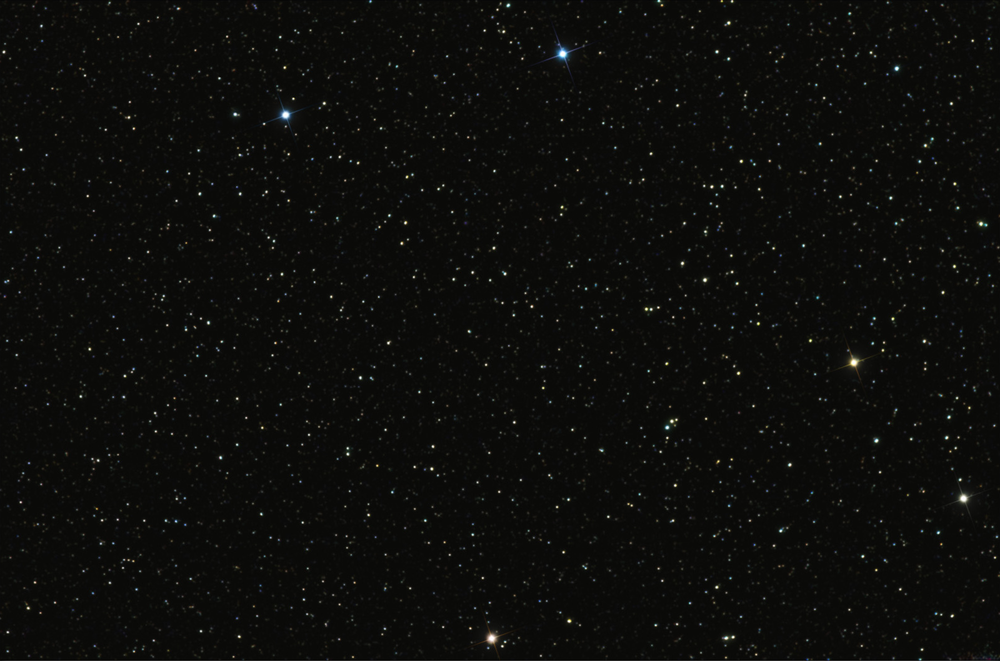
#> input picture StarMap.png, 1000 x 661 px, shrunk from 1600 x 1057 before the run
$ jupyter execute 'template matching.ipynb'
#> lines starting #> are read from the running program, lines starting #| are printed output that depends on the picture; after the words box and inside, x2 and y2 are one past the last pixel; in counts of white or black regions, pixels touching at a corner belong together
# Template Matching Berk Mehmet Gürlek

## Simple Brute Force Template Matching Algorithm

[cell 1]
import numpy as np
import cv2
from matplotlib import pyplot as plt
import imutils

# Template Matching for image that is not rotated

[cell 2]
starMap = cv2.imread('StarMap.png') # original image
#> starMap is the input picture: shape (661, 1000, 3); mean B, G, R 11, 13.2, 13
g_starMap = cv2.cvtColor(starMap, cv2.COLOR_BGR2GRAY) # gray scale image
smallImage = cv2.imread('Small_area.png', 0) # area to look for
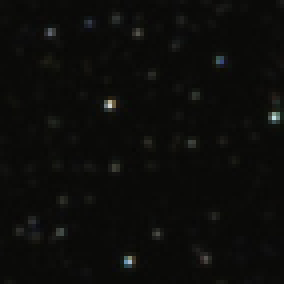
#> input picture Small_area.png, 71 x 71 px, shrunk from 114 x 114 before the run (shown 4 times larger)
#> smallImage: shape (71, 71); min 6, max 214, mean 11.6
r_smallImage = cv2.imread('Small_area_rotated.png', 0)
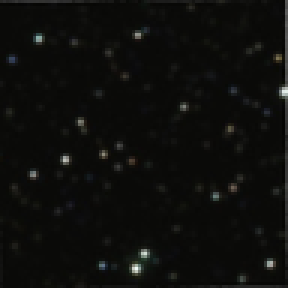
#> input picture Small_area_rotated.png, 96 x 96 px, shrunk from 154 x 154 before the run (shown 3 times larger)
#> r_smallImage: shape (96, 96); min 3, max 243, mean 13.2
si_w, si_h = smallImage.shape[::-1] # width and height of area
#> si_w = 71; si_h = 71
match = cv2.matchTemplate(g_starMap, smallImage, cv2.TM_CCOEFF_NORMED)
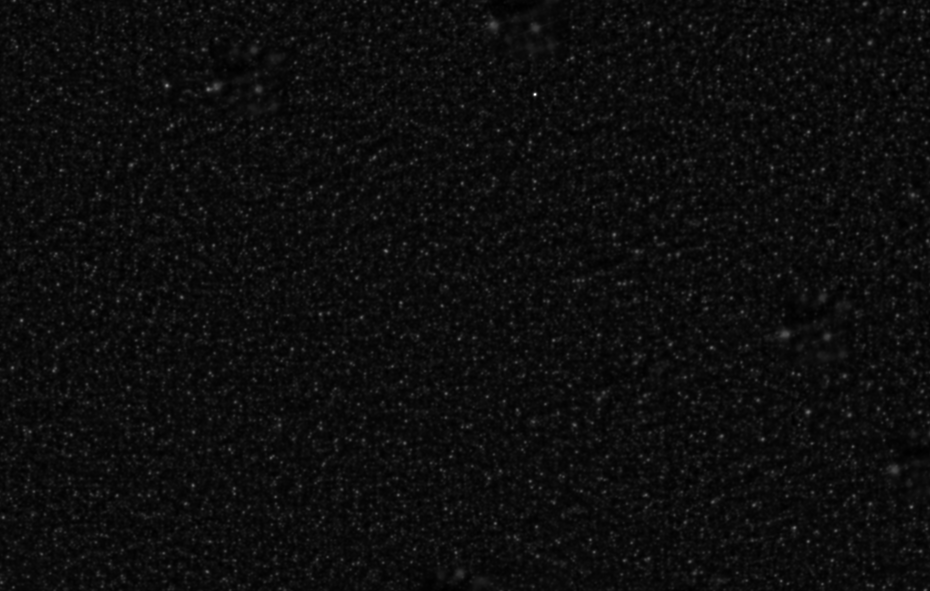
#> match: shape (591, 930) float32; min -0.0528, max 0.906, mean -4.33e-05; drawn with min black and max white
th = 0.9
part = np.where(match >= th) # top left coordinates of the small image
#> part = ([94], [535])
#print(part)
for pt in zip(*part[::-1]):
    #print(pt)
    cv2.rectangle(starMap, pt, (pt[0] + si_w, pt[1] + si_h), (110,233,0), 2)
#> this loop made 1 pass
#> pt on pass 1: (535, 94)
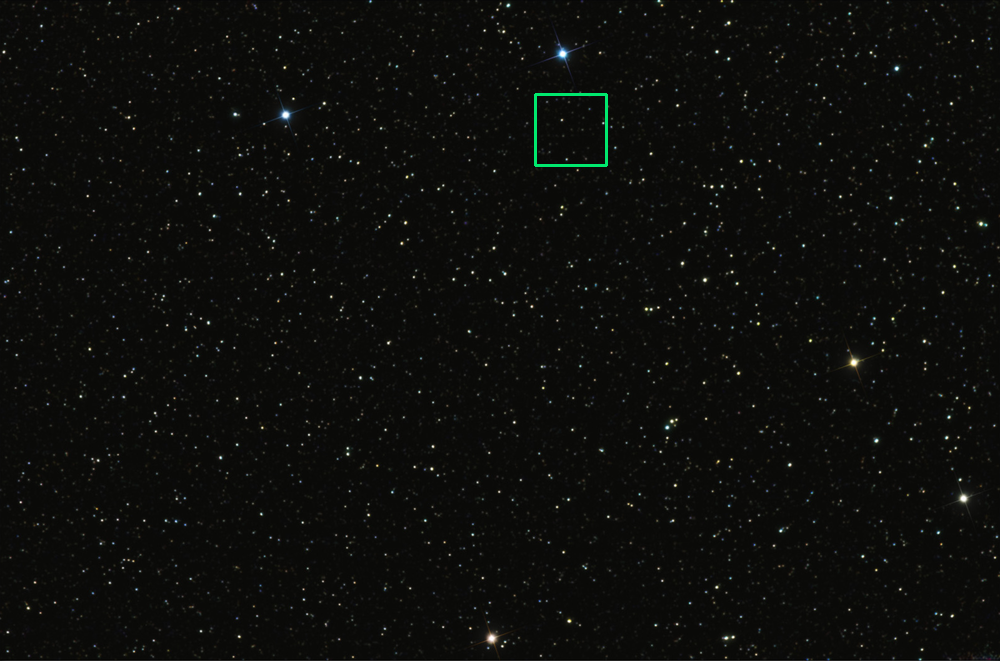
#> starMap: shape (661, 1000, 3); 0.13% of pixels changed, all inside (x1, y1, x2, y2) = (534, 93, 608, 167)

print('Top left corner [' + str(part[0][0]) + ', ' + str(part[1][0]) + ']')
#| Top left corner [94, 535]
print('Top right corner [' + str(part[0][0]) + ', ' + str(part[1][0] + si_h) + ']')
#| Top right corner [94, 606]
print('Bottom left corner [' + str(part[0][0] + si_w) + ', ' + str(part[1][0]) + ']')
#| Bottom left corner [165, 535]
print('Bottom right corner [' + str(part[0][0] + si_w) + ', ' + str(part[1][0] + si_h) + ']')
#| Bottom right corner [165, 606]
plt.figure(figsize=(40,20))
plt.imshow(starMap)

# Brute Force scaling and rotation for rotated template

[cell 3]
starMap2 = cv2.imread('StarMap.png') # original image
g_starMap2 = cv2.cvtColor(starMap, cv2.COLOR_BGR2GRAY) # gray scale image
# Reduce noise in images

g_starMap2 = cv2.bilateralFilter(g_starMap2, 11, 17, 17)
r_smallImage = cv2.bilateralFilter(r_smallImage, 11, 17, 17)

# Outer loop scales the image where inner loop rotates it
for scale in np.linspace(0.2, 1.0, 20)[::-1]:
    resized = imutils.resize(r_smallImage, width = int(r_smallImage.shape[1] * scale))
    for angle in np.arange(0, 360, 15):
        rotated = imutils.rotate(resized, angle)
        w, h = rotated.shape[::-1] # width and height of image
        matched = cv2.matchTemplate(g_starMap, rotated, cv2.TM_CCOEFF_NORMED)
        part = np.where(matched >= 0.7) # locations greater than threshold. Threshold is chosen as 0.7 since 0.8 gives empty because image has white space that increases error margin
        if part:
            if part[0].size > 0:
                print('Top left corner [' + str(part[0][0]) + ', ' + str(part[1][0]) + ']')
                print('Top right corner [' + str(part[0][0]) + ', ' + str(part[1][0] + w) + ']')
                print('Bottom left corner [' + str(part[0][0] + h) + ', ' + str(part[1][0]) + ']')
                print('Bottom right corner [' + str(part[0][0] + h) + ', ' + str(part[1][0] + w) + ']')
            for pt in zip(*part[::-1]):
                cv2.rectangle(starMap2, pt, (pt[0] + w, pt[1] + h), (0,233,233), 2)
#> this loop made 20 passes
#> pass 2, `resized = imutils.resize(r_smallImage, width = int(r_smallImage.shape[..`:
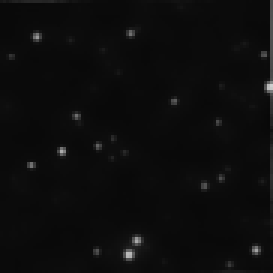
#> resized: shape (91, 91) (shown 3 times larger); min 8, max 207, mean 12.7


plt.figure(figsize=(40,20))
plt.imshow(starMap2)
